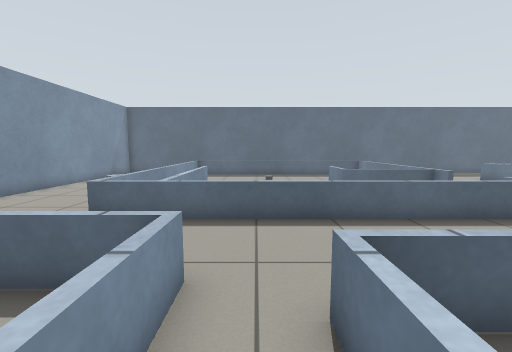
View 1 (above)

24 first-person views from a walk through a robot-simulator world made for Gazebo. The camera is 0.92 m above the floor, tilts 6° down and sees 90° across. The floor is counted in squares, 0.5 m on a side. Each view is taken from the middle of a square. On the plan, view 1 faces up. The plan holds only what a view shows up to about 15 squares ahead; the rest is blank. The place goes on beyond the plan.

View 2
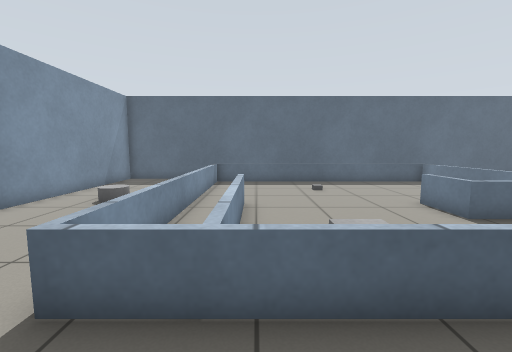

View 3
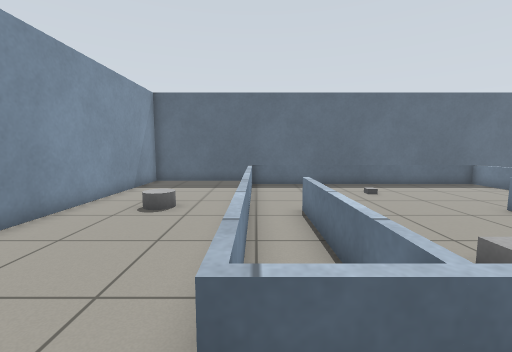

View 4
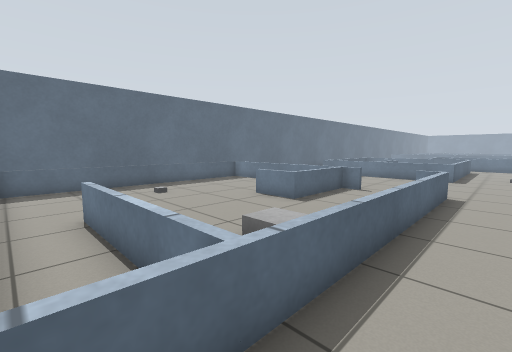

View 5
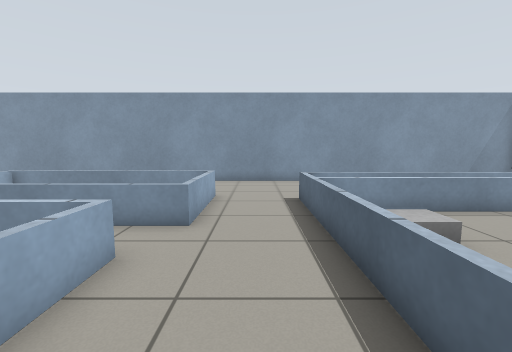

View 6
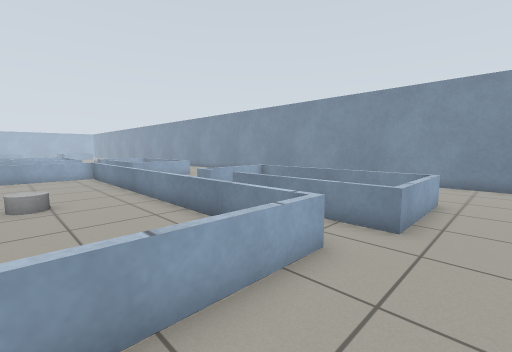

View 7
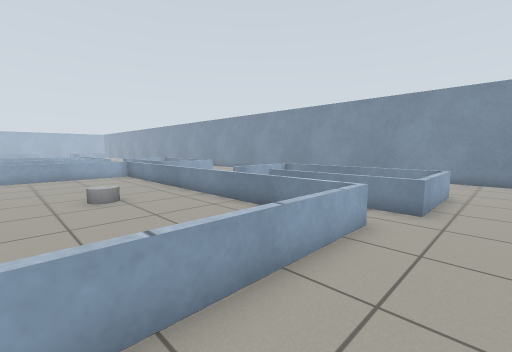

View 8
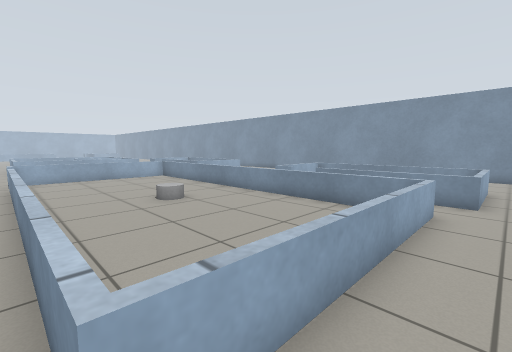

View 9
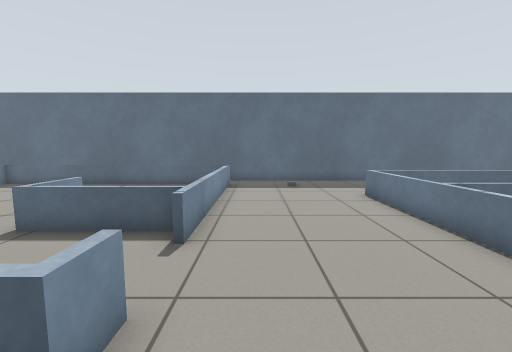

View 10
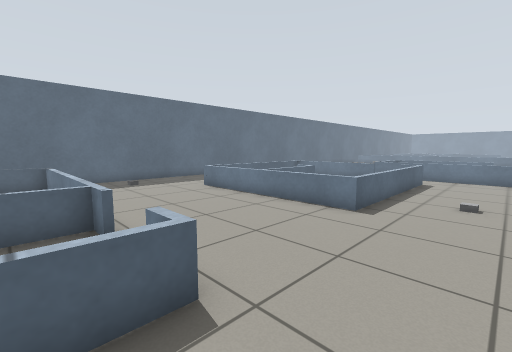

View 11
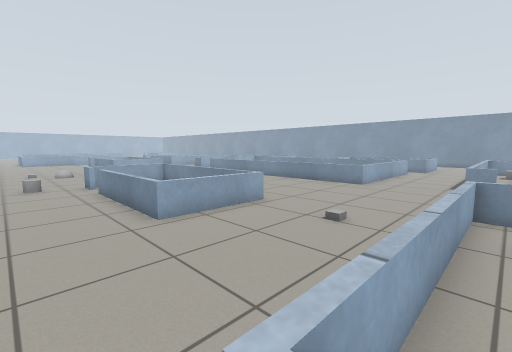

View 12
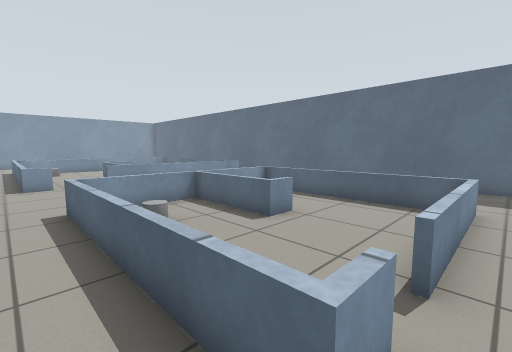

View 13
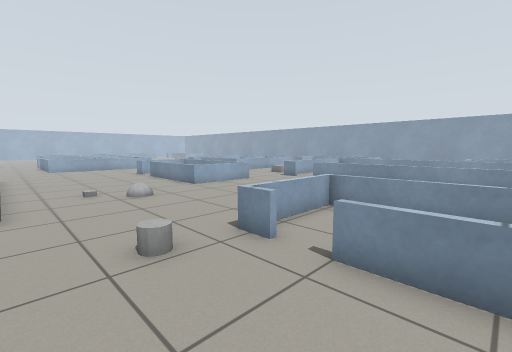

View 14
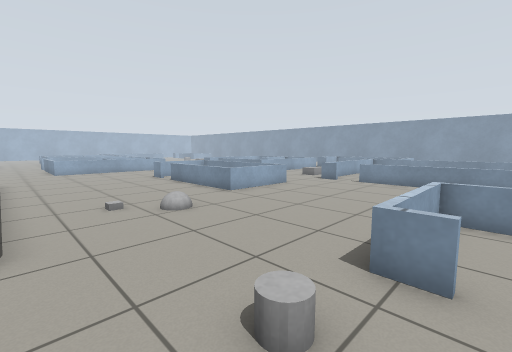

View 15
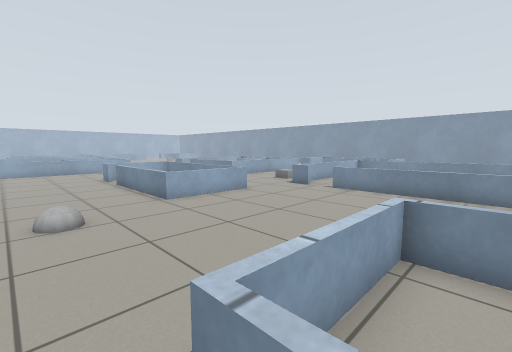

View 16
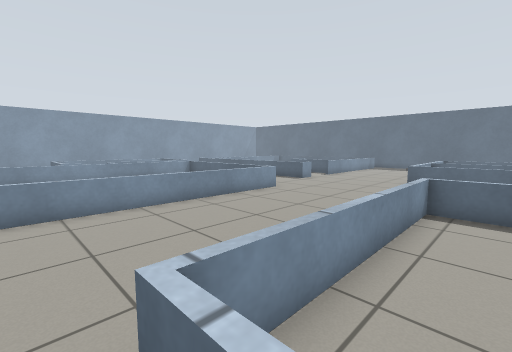

View 17
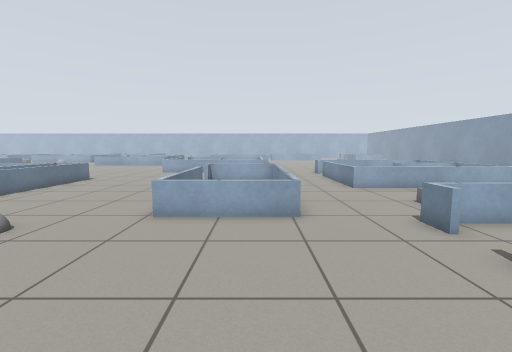

View 18
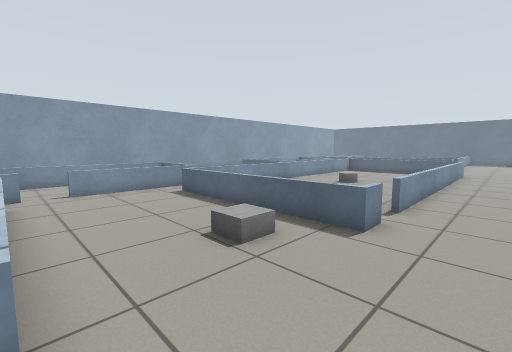

View 19
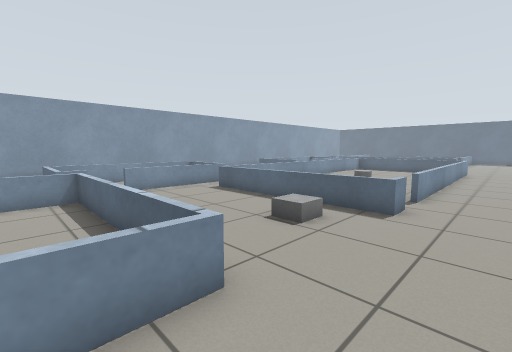

View 20
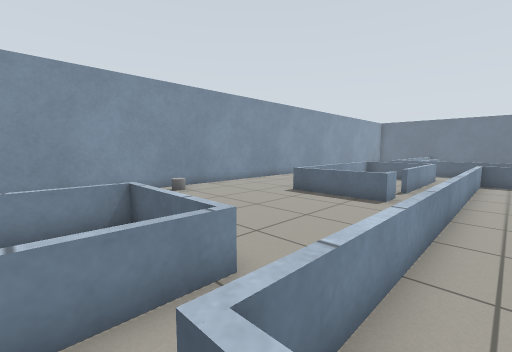

View 21
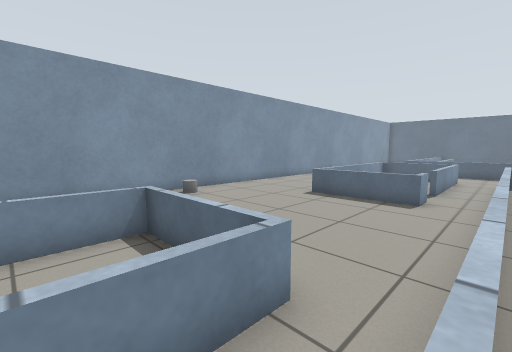

View 22
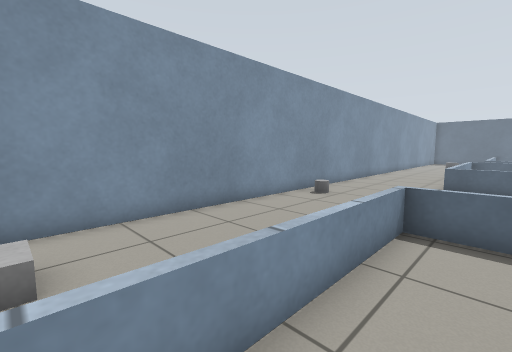

View 23
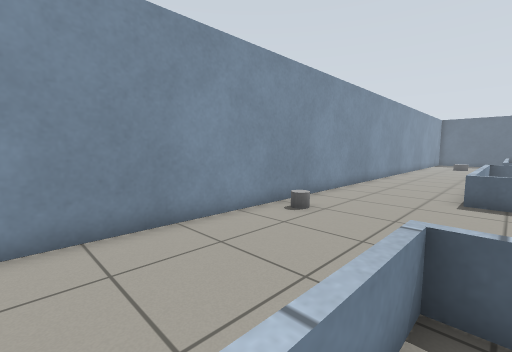

View 24
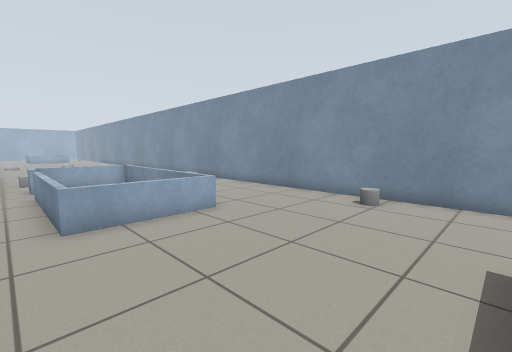

### Floor plan
Key: @ floor where view 1 was taken; # wall or solid block; x gap in a wall; . floor; = window, fence, low wall or low ledge; C grey cylinder; B grey box; G grey ball; O other object.
Columns run from 10 left of view 1 to 23 right of it. Each row starts with its distance up from view 1.
 20 ##################################
 19 #.....============........     ..
 18 #.....=============..O...      ..
 17 #.....=..........==......      ..
 16 #.....=....O.....==......      ..
 15 #.....=..........==....=========.
 14 #..C..=......... ==....== .....=.
 13 #.CC..==......=  ==....==  ....=.
 12 #.....===.....=  ==....==  =...=.
 11 #.....===.....=====....=====...=.
 10 #.....===........==....==......=.
  9 #.....===.B............==CC......
  8 #.....===BB......=.....===C....=.=
  7 #.....=============.....========.=
  6 #................................=
  5 #.........................B......=
  4 #................................=
  3 #....=====.========..............
  2 #....=   =.=========......====...
  1 #....=   =.=.     #=.....=====...
  0 #....=  .=@=...... =.... =#. =...
 -1 #....=  .=.=...... =.... = . =...
 -2 #....=   =.=...... =.... = . =....
 -3 #....=   ..=...... =.... = . =...
 -4 #....=====.=...... =.... = ..x...
 -5 #....=====.=..CC.. =.... =#.......
 -6 #..........=...... =.....=====.C..
 -7 #..........=...... =.....  ....C..
 -8 #CC........=...... =..............
 -9 #C.........=...... =..............
-10 #..........=...... =..............
-11 #..........=...... =.............=
-12 #....=====.=......#=.........G...=
-13 #....=.. =.=========.........G...=
-14 #....=.. =............=====....B.=
-15 #... =.. =......BB....=   =......=
-16 #... =.  =.......B....=   =......=
-17 #... =...=............=   =......=
-18 #.BB =................=   =......=
-19 # BB ==============...=   =......=
-20 #     ======#    #=...=   .......=
-21 #        O==...   =...=   =......=
-22         OO==  =   =.. x===x......=

Where each view was taken, in squares from view 1:
view 1: 0 up, 0 right, facing up
view 2: 4 up, 2 left, facing up
view 3: 5 up, 4 left, facing up
view 4: 5 up, 4 left, facing up-right
view 5: 5 up, 5 right, facing left
view 6: 5 up, 5 right, facing down-left
view 7: 5 up, 7 right, facing down-left
view 8: 4 up, 9 right, facing down-left
view 9: 5 up, 9 right, facing up
view 10: 4 up, 6 right, facing up-right
view 11: 8 up, 22 right, facing down-left
view 12: 6 up, 22 right, facing up-left
view 13: 2 down, 23 right, facing down-left
view 14: 5 down, 23 right, facing down-left
view 15: 5 down, 20 right, facing down-left
view 16: 7 down, 17 right, facing up-left
view 17: 7 down, 13 right, facing down
view 18: 19 down, 11 right, facing up-left
view 19: 21 down, 11 right, facing up-left
view 20: 14 down, 2 right, facing up-left
view 21: 14 down, 1 right, facing up-left
view 22: 18 down, 3 left, facing up-left
view 23: 15 down, 4 left, facing up-left
view 24: 5 down, 0 right, facing down-left
